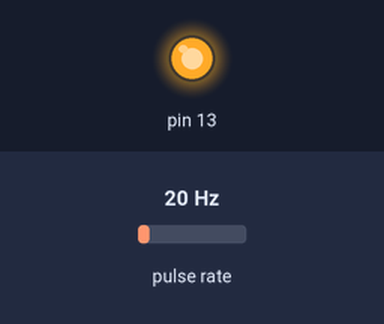
Simulated run of this sketch. Board: Arduino Uno, built with avr-gcc and run on an emulated ATmega328P. Parts: output pins drawn as LEDs (lit = HIGH). Wiring (inferred from the names in the program): pulse sensor: data pin 2. Inputs (shaded band) come from the test bench; at power-on: pulse rate 20 Hz.

Above: at 0.1 s.
Timing chart, 0 to 1.6 s (numbered marks = the images above):
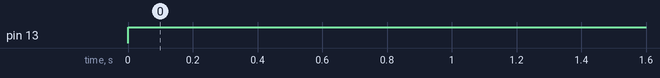

The sketch:

Encoder.ino
```cpp
unsigned long encA=2;
float n=0;
float r=768;  //RPR(Rev/pulse)
int a=1;
unsigned long t,PPM;
float rpm;
void setup()
{
  Serial.begin(9600);
  pinMode(13,OUTPUT);

  attachInterrupt(digitalPinToInterrupt(encA),encoder,RISING);
}
void loop()
{
  digitalWrite(13,HIGH);
  t=millis();   // counting milliseconds since the time arduino starts

  if(t==60000*a)
  {
      PPM=(n/a);  //PPM (pulses/min)
      rpm=PPM/r;
      Serial.println("RPM=");
      Serial.println(rpm);  //print RPM
       a++;
  }
 }

void encoder()
{
  n++;  //number of pulses

}
```

Measured:
- by itself, pin 13: LOW → HIGH at 0.00 s
